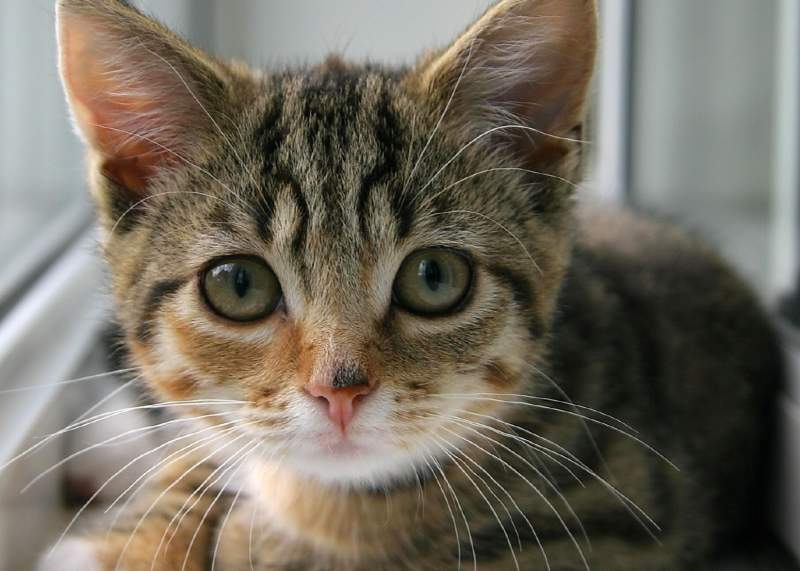
#> input picture cat.jpg, 800 x 571 px
$ jupyter execute 'IPLab5(Histogram).ipynb'
#> lines starting #> are read from the running program, lines starting #| are printed output that depends on the picture
# **Importing Libraries**

[cell 1]
import cv2 as cv
import numpy as np
from matplotlib import pyplot as plt
from PIL import Image

# 1. Histogram processing

[cell 2]
img = cv.imread('cat.jpg',0)
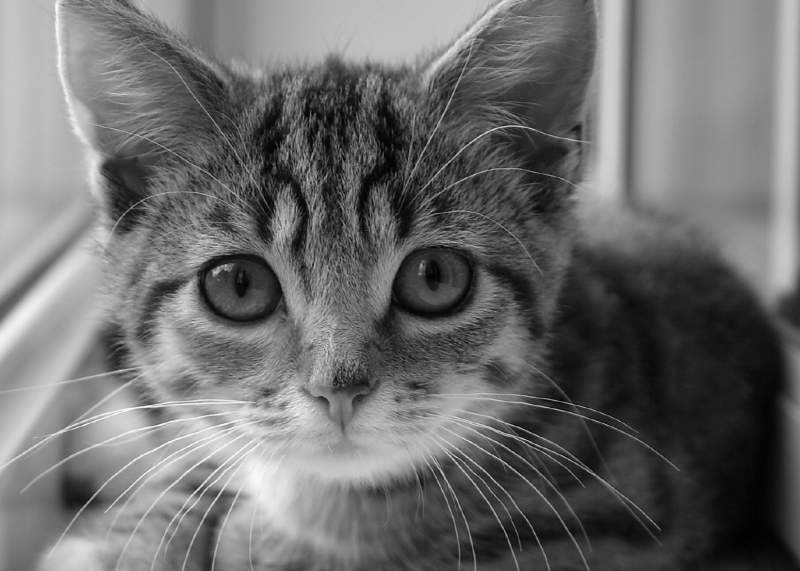
#> img: shape (571, 800); min 0, max 255, mean 108.4

f = plt.figure(figsize=(25, 8))
f.add_subplot(1, 2, 1)
plt.title(['Input Image'], fontsize=30)
plt.imshow(img, cmap='gray')
plt.axis('off')
f.add_subplot(1, 2, 2)
plt.title('Grayscale Histogram', fontsize=30)
plt.xlabel('Grayscale Value', fontsize=18)
plt.ylabel('Pixel Count', fontsize=16)
plt.hist(img.ravel(),256,[0,256])         #plt.hist(n_img.ravel(), bins=256, range=(0.0, 1.0), fc='k', ec='k') #calculating histogram
#numpy.ravel() functions returns contiguous flattened array(1D array with all the input-array elements and with the same type as it)
plt.show()
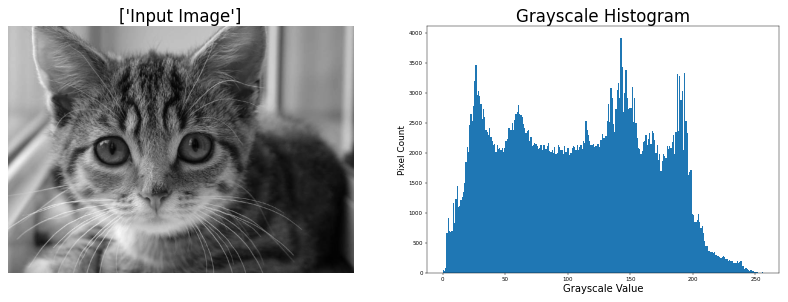
#> figure drawn by matplotlib, 2 panels; panel 2: tallest bar 3918 high, from x = 142 to 143
plt.show(block=True)

# 2. Histogram equalization

[cell 3]
img = cv.imread('cat.jpg', 0)

img_a = np.array(img).flatten()
m, n = img.shape
#> m = 571; n = 800
histogram = np.zeros(256, dtype=int)
for i in range(img_a.size):
    histogram[img_a[i]] += 1
#> after the loop, histogram = 256 values, max 3918 at index 142, min 1 at index 252, mean 1784.4

cumsum = np.zeros(256, dtype=int)
cumsum[0] = histogram[0]
for i in range(1, histogram.size):
   cumsum[i] = cumsum[i-1] + histogram[i]
#> after the loop, cumsum = 256 values from 52 to 456800

mapping = np.zeros(256, dtype=int)
grey_levels = 256
for i in range(grey_levels):
   mapping[i] = max(0, round((grey_levels * cumsum[i]) / (m * n)) - 1)
#> after the loop, mapping = 256 values from 0 to 255

new_image = np.zeros(img.size, dtype=int)
for i in range(img_a.size):
   new_image[i] = mapping[img_a[i]]

new_histogram = np.zeros(256, dtype=int)
for i in range(img.size):
   new_histogram[new_image[i]] += 1
#> after the loop, new_histogram = 256 values, max 3918 at index 171, min 0 at index 12, mean 1784.4

output_image = Image.fromarray(np.uint8(new_image.reshape((m, n))))
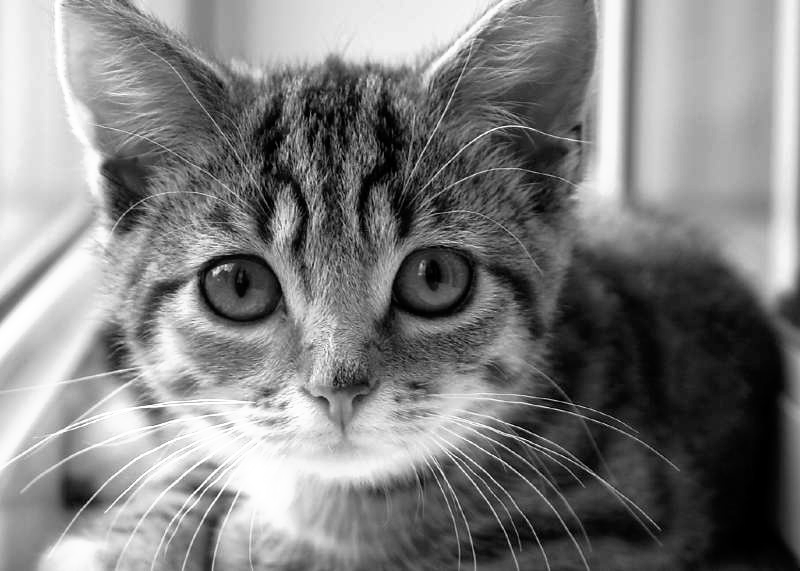
#> output_image: PIL image 800x571 L; min 0, max 255, mean 127.6
x_axis = np.arange(256)

f = plt.figure(figsize=(25, 8))

f.add_subplot(1, 2, 1)
plt.title(['Equalized Image'], fontsize=30)
plt.imshow(output_image, cmap='gray')
plt.axis('off')
f.add_subplot(1, 2, 2)
plt.title('Histogram', fontsize=30)
plt.xlabel('Grayscale Value', fontsize=18)
plt.ylabel('Pixel Count', fontsize=16)
plt.bar(x_axis, new_histogram)
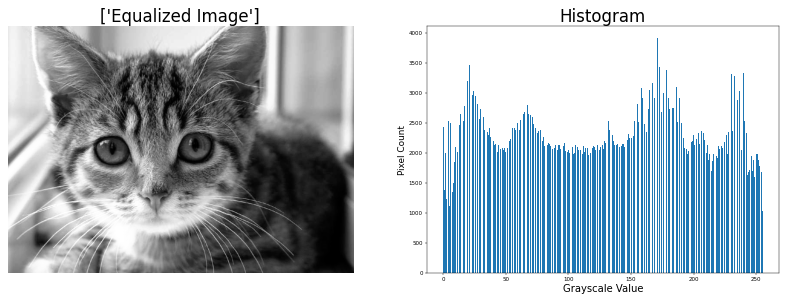
#> figure drawn by matplotlib, 2 panels; panel 2: tallest bar 3918 high, from x = 170.6 to 171.4

$ run again, with f2.png saved as cat.jpg
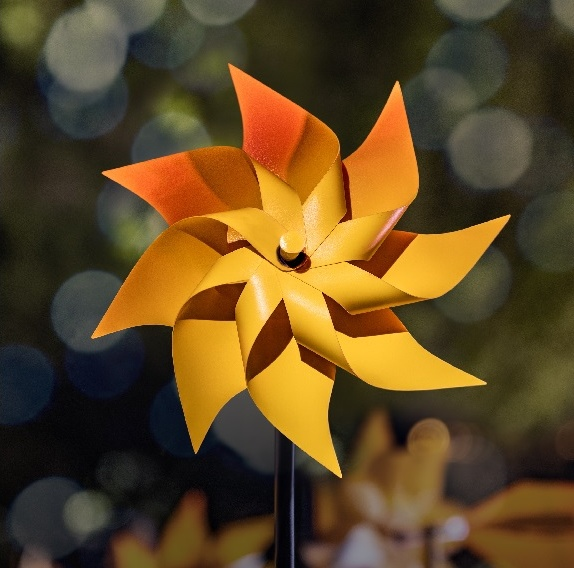
#> input picture f2.png, 574 x 568 px
#> `plt.show()`:
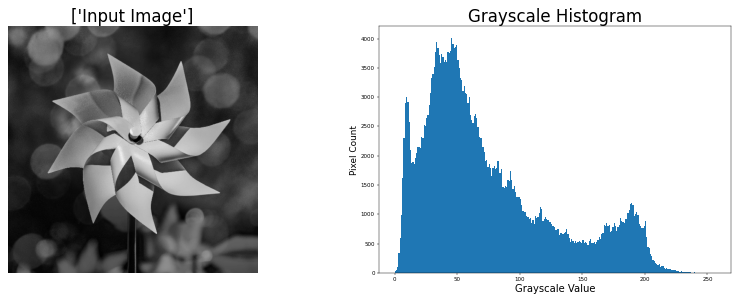
#> figure drawn by matplotlib, 2 panels; panel 2: tallest bar 4009 high, from x = 45 to 46
#> after the loop `for i in range(img_a.size):`: histogram = 256 values, max 4009 at index 45, min 0 at index 241, mean 1273.6
#> after the loop `for i in range(1, histogram.size):`: cumsum = 256 values from 35 to 326032
#> after the loop `for i in range(grey_levels):`: mapping = 256 values from 0 to 255
#> after the loop `for i in range(img.size):`: new_histogram = 256 values, max 4009 at index 93, min 0 at index 3, mean 1273.6
#> `[cell 3] img = cv.imread('cat.jpg', 0)  img_a = np.array(img).flatten(..`:
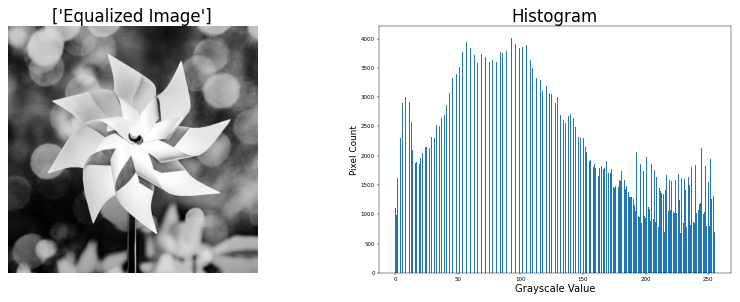
#> figure drawn by matplotlib, 2 panels; panel 2: tallest bar 4009 high, from x = 92.6 to 93.4
